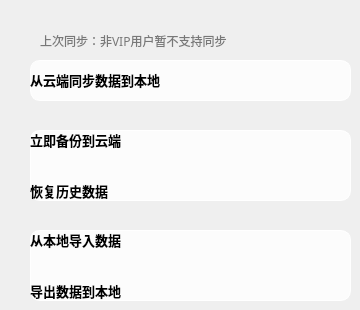
     <widget class="QWidget" name="tab_5">
      <attribute name="title">
       <string>数据</string>
      </attribute>
      <widget class="QLabel" name="label_user_last_backup_time_title">
       <property name="geometry">
        <rect>
         <x>40</x>
         <y>30</y>
         <width>61</width>
         <height>21</height>
        </rect>
       </property>
       <property name="font">
        <font>
         <family>思源黑体</family>
         <bold>false</bold>
         <kerning>false</kerning>
        </font>
       </property>
       <property name="styleSheet">
        <string notr="true">border: 0px solid #FF8D16;
border-radius: 0px;
background-color: rgba(0, 0, 0, 0);
color: rgba(0, 0, 0, 0.5);</string>
       </property>
       <property name="text">
        <string>上次同步：</string>
       </property>
      </widget>
      <widget class="QWidget" name="widget_area_user_data_server" native="true">
       <property name="geometry">
        <rect>
         <x>30</x>
         <y>130</y>
         <width>321</width>
         <height>71</height>
        </rect>
       </property>
       <property name="styleSheet">
        <string notr="true">QWidget {
border-style: solid;
border-radius: 10px;
border: 1px solid white;
background-color:rgba(255, 255, 255, 200);
}</string>
       </property>
       <layout class="QGridLayout" name="gridLayout_5">
        <item row="0" column="0">
         <layout class="QVBoxLayout" name="verticalLayout_2">
          <item>
           <widget class="QPushButton" name="push_button_area_user_data_backup">
            <property name="font">
             <font>
              <family>思源黑体</family>
              <pointsize>10</pointsize>
              <bold>true</bold>
             </font>
            </property>
            <property name="styleSheet">
             <string notr="true">QPushButton {
border: none;
background: rgba(0, 0, 0, 0);
text-align:left;
}
QPushButton:hover {
font-weight: bold;
}</string>
            </property>
            <property name="text">
             <string>立即备份到云端</string>
            </property>
           </widget>
          </item>
          <item>
           <spacer name="verticalSpacer">
            <property name="orientation">
             <enum>Qt::Vertical</enum>
            </property>
            <property name="sizeHint" stdset="0">
             <size>
              <width>20</width>
              <height>40</height>
             </size>
            </property>
           </spacer>
          </item>
          <item>
           <widget class="QPushButton" name="push_button_area_user_data_recover">
            <property name="font">
             <font>
              <family>思源黑体</family>
              <pointsize>10</pointsize>
              <bold>true</bold>
             </font>
            </property>
            <property name="styleSheet">
             <string notr="true">QPushButton {
border: none;
background: rgba(0, 0, 0, 0);
text-align:left;
}
QPushButton:hover {
font-weight: bold;
}</string>
            </property>
            <property name="text">
             <string>恢复历史数据</string>
            </property>
           </widget>
          </item>
         </layout>
        </item>
       </layout>
      </widget>
      <widget class="QWidget" name="widget_area_user_data_local" native="true">
       <property name="geometry">
        <rect>
         <x>30</x>
         <y>230</y>
         <width>321</width>
         <height>71</height>
        </rect>
       </property>
       <property name="styleSheet">
        <string notr="true">QWidget {
border-style: solid;
border-radius: 10px;
border: 1px solid white;
background-color:rgba(255, 255, 255, 200);
}</string>
       </property>
       <layout class="QGridLayout" name="gridLayout_6">
        <item row="0" column="0">
         <layout class="QVBoxLayout" name="verticalLayout_3">
          <item>
           <widget class="QPushButton" name="push_button_area_user_data_import">
            <property name="font">
             <font>
              <family>思源黑体</family>
              <pointsize>10</pointsize>
              <bold>true</bold>
             </font>
            </property>
            <property name="styleSheet">
             <string notr="true">QPushButton {
border: none;
background: rgba(0, 0, 0, 0);
text-align:left;
}
QPushButton:hover {
font-weight: bold;
}</string>
            </property>
            <property name="text">
             <string>从本地导入数据</string>
            </property>
           </widget>
          </item>
          <item>
           <spacer name="verticalSpacer_3">
            <property name="orientation">
             <enum>Qt::Vertical</enum>
            </property>
            <property name="sizeHint" stdset="0">
             <size>
              <width>20</width>
              <height>40</height>
             </size>
            </property>
           </spacer>
          </item>
          <item>
           <widget class="QPushButton" name="push_button_area_user_data_export">
            <property name="font">
             <font>
              <family>思源黑体</family>
              <pointsize>10</pointsize>
              <bold>true</bold>
             </font>
            </property>
            <property name="styleSheet">
             <string notr="true">QPushButton {
border: none;
background: rgba(0, 0, 0, 0);
text-align:left;
}
QPushButton:hover {
font-weight: bold;
}</string>
            </property>
            <property name="text">
             <string>导出数据到本地</string>
            </property>
           </widget>
          </item>
         </layout>
        </item>
       </layout>
      </widget>
      <widget class="QWidget" name="widget_area_user_data_sync" native="true">
       <property name="geometry">
        <rect>
         <x>30</x>
         <y>60</y>
         <width>321</width>
         <height>41</height>
        </rect>
       </property>
       <property name="styleSheet">
        <string notr="true">QWidget {
border-style: solid;
border-radius: 10px;
border: 1px solid white;
background-color:rgba(255, 255, 255, 200);
}</string>
       </property>
       <layout class="QGridLayout" name="gridLayout_8">
        <item row="0" column="0">
         <layout class="QVBoxLayout" name="verticalLayout_5">
          <item>
           <widget class="QPushButton" name="push_button_area_user_data_synchronization">
            <property name="font">
             <font>
              <family>思源黑体</family>
              <pointsize>10</pointsize>
              <bold>true</bold>
             </font>
            </property>
            <property name="styleSheet">
             <string notr="true">QPushButton {
border: none;
background: rgba(0, 0, 0, 0);
text-align:left;
}
QPushButton:hover {
font-weight: bold;
}</string>
            </property>
            <property name="text">
             <string>从云端同步数据到本地</string>
            </property>
           </widget>
          </item>
         </layout>
        </item>
       </layout>
      </widget>
      <widget class="QLabel" name="label_user_last_backup_time">
       <property name="geometry">
        <rect>
         <x>100</x>
         <y>30</y>
         <width>241</width>
         <height>21</height>
        </rect>
       </property>
       <property name="font">
        <font>
         <family>思源黑体</family>
         <bold>false</bold>
         <kerning>false</kerning>
        </font>
       </property>
       <property name="styleSheet">
        <string notr="true">border: 0px solid #FF8D16;
border-radius: 0px;
background-color: rgba(0, 0, 0, 0);
color: rgba(0, 0, 0, 0.5);</string>
       </property>
       <property name="text">
        <string>非VIP用户暂不支持同步</string>
       </property>
      </widget>
     </widget>
